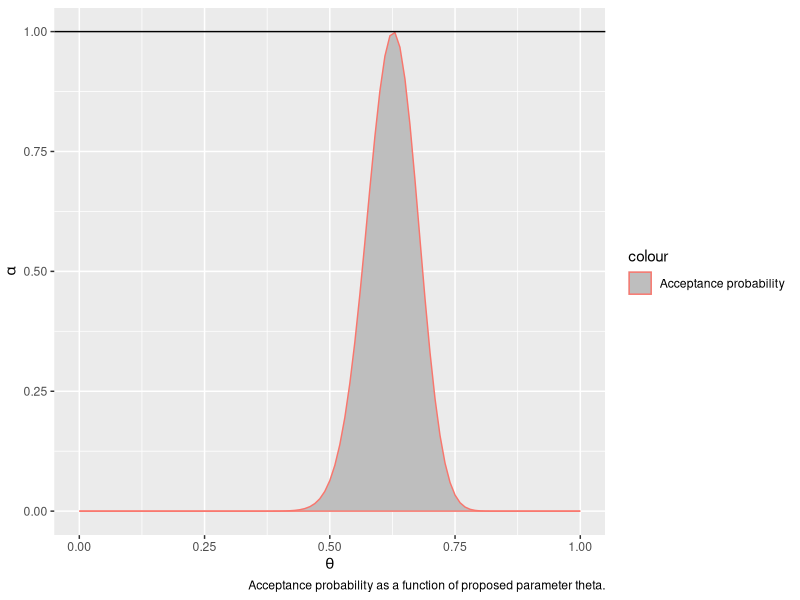
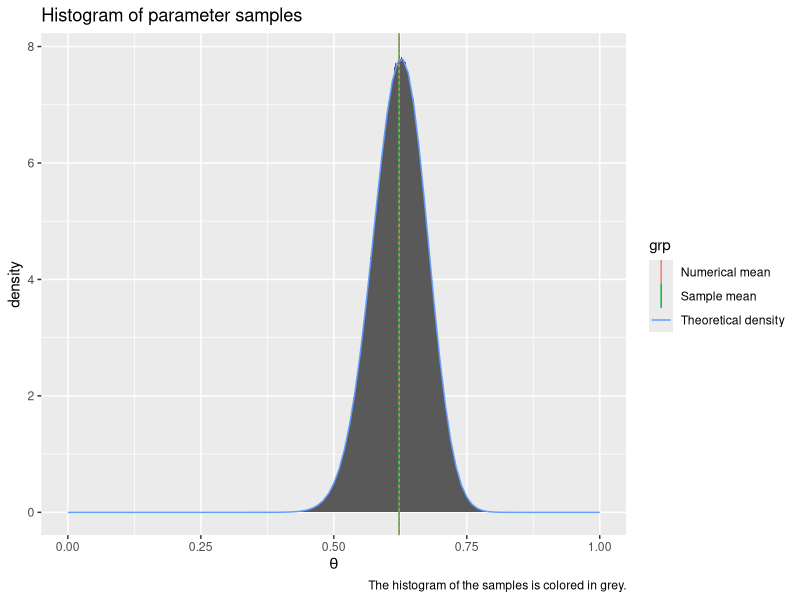
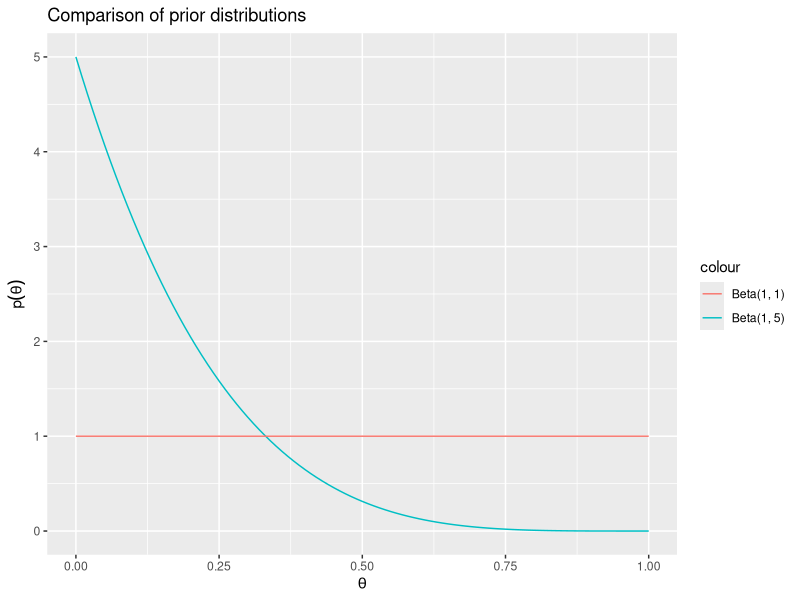
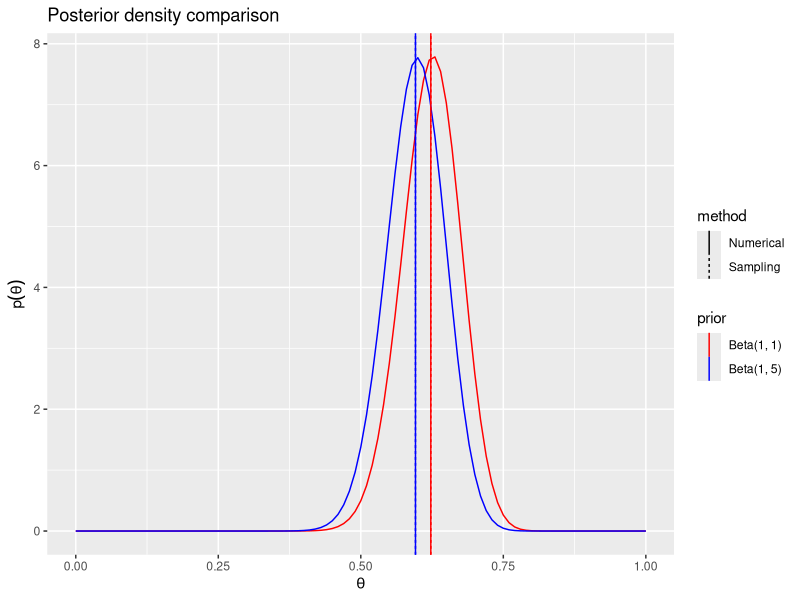
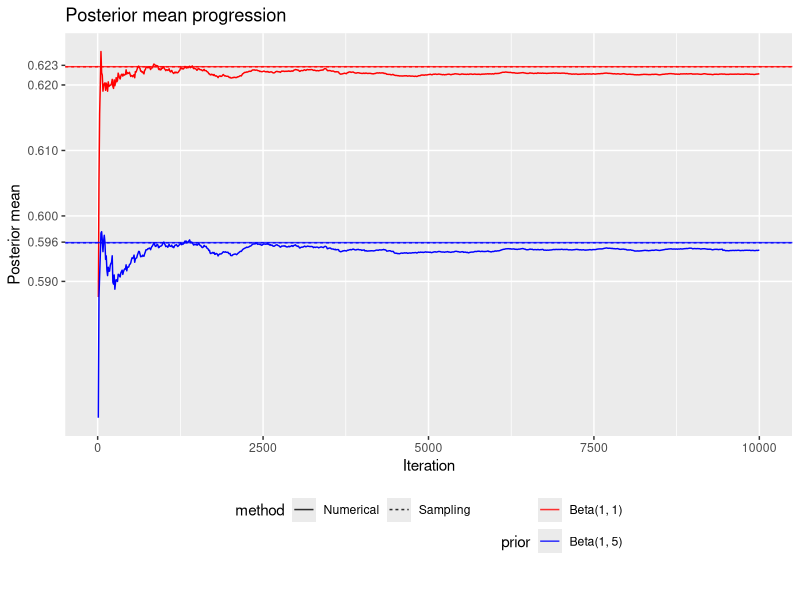

Write R code to recreate these figures, in order.
## ---- chunk 1
library(ggplot2)
library(tibble)
library(knitr)
library(kableExtra)
library(purrr)
data <- tibble(
  cellCount = c("$y_1 = 125$", "$y_2 = 18$", "$y_3 = 20$", "$y_4 = 34$"),
  probability = c("$\\frac{1}{2} + \\frac{\\theta}{4}$", "$\\frac{1 - \\theta}{4}$", "$\\frac{1 - \\theta}{4}$", "$\\frac{\\theta}{4}$")
)
data %>%
  kable(
    col.names = c("Cell count", "Probability"),
    caption = "Table 1: Genetic linkage data"
  ) %>%
  kable_styling()
## ---- chunk 2
construct_f <- function(y) {
  #' Return proportional distribution function for f which satisfies max(f) = 1

  # Proportional function of f in log-space
  unscaled_log_f <- function(theta) {
    y[1] * log(2 + theta) + (y[2] + y[3]) * log(1 - theta) + y[4] * log(theta)
  }

  # Find the maxima of this function in log-space
  log_maxima <- optimize(
    f = unscaled_log_f,
    maximum = TRUE,
    interval = c(0, 1)
  )$objective
  
  # Scale f to have max value 1
  # NB! This does not integrate to 1, so it is not a proper density function!
  # You can use make_density for that purpose.
  scaled_f <- function(theta) {
    return(exp(unscaled_log_f(theta) - log_maxima))
  }
  return(scaled_f)
}
## ---- chunk 3
make_density <- function(f, lower = 0, upper = 1) {
  #' Given f, returns a new function which integrates to 1 over the given interval
  normalizer = integrate(f, lower = lower, upper = upper)$value
  normalized_function <- function(...) {
    return(f(...) / normalizer)
  }
  return(normalized_function)
}
## ---- chunk 4
sample_theta <- function(n, y) {
  #' Generate n theta samples from f function, given 4-vector y
  #' Returns a list with thetas key to $theta,
  #' and the number of tries keyed to $tries.
  f_density <- construct_f(y = y)
  found <- vector()
  tries <- 0
  while(length(found) < n) {
    # Number of samples that remain to be found
    remaining <- n - length(found)
    tries <- tries + remaining

    # These are proposed values that might be accepted...
    x <- runif(remaining)

    # ... with acceptance probability
    alpha <- f_density(x)

    # Append the values that get accepted
    u <- runif(remaining)
    success <- u <= alpha
    found <- c(found, x[success])
  }
  return(list(theta = found, tries = tries))
}
## ---- chunk 5
y <- c(125, 18, 20, 34)
f_scaled_density <- construct_f(y = y)
df <- enframe(rnorm(1))
ggplot(data = df) + aes(x = value) +
  stat_function(
    fun = f_scaled_density,
    xlim = c(0, 1),
    mapping = aes(col = 'Acceptance probability'),
    geom = "area",
    fill = "gray"
  ) +
  geom_hline (
    yintercept = 1,
    mapping = aes(col = 'Uniform distribution')
  ) +
  scale_y_continuous(
    name = expression(alpha)
  ) +
  scale_x_continuous(
    name = expression(theta)
  ) +
  labs(
    caption = "Acceptance probability as a function of proposed parameter theta."
  )
## ---- chunk 6
M <- 10000000
theta_sampling_result <- sample_theta(n = M, y = y)
theta_samples <- enframe(theta_sampling_result$theta)
## ---- chunk 7
thetaSampleMean <- mean(theta_samples$value)
## ---- chunk 8
f_density <- make_density(f_scaled_density)
thetaExpectedMean <- integrate(
  f = function(theta) theta * f_density(theta),
  lower = 0,
  upper = 1
)$value
## ---- chunk 9
means <- tibble(
  xint = c(thetaSampleMean, thetaExpectedMean),
  grp = c("Sample mean", "Numerical mean")
)
binWidth = 0.001
theta_samples %>%
  ggplot() +
  geom_histogram(
    mapping = aes(x = value, y = ..density..),
    binwidth = binWidth,
    boundary = 0,
    size = 0
  ) +
  geom_vline(
    data = means,
    aes(
      xintercept = xint,
      col = grp,
      linetype = c("dashed", "dotted")
    )
  ) +
  stat_function(
    fun = f_density,
    xlim = c(0, 1),
    aes(col = 'Theoretical density')
  ) +
  guides(linetype = FALSE) +
  scale_x_continuous(
    name = expression(theta),
    limits = c(0, 1)
  ) +
  labs(
    title = "Histogram of parameter samples",
    caption = "The histogram of the samples is colored in grey."
  )
## ---- chunk 10
means %>%
  kable(
    col.names = c("Posterior mean", "Method"),
    caption = "Table 2: Posterior mean calculation comparison"
  ) %>%
  kable_styling()
## ---- chunk 11
average_theta_tries <- theta_sampling_result$tries / M
cNumeric = optimize(
  f = f_density,
  interval = c(0, 1),
  maximum = TRUE
)$objective
attempts <- tibble(
  method = c("Sampling", "Theoretical"),
  attempts = c(average_theta_tries, cNumeric)
)
attempts %>%
  kable(
    caption = "Table 3: Required proposals for each accepted sample",
    col.names = c("Method", "Required proposals")
  ) %>%
  kable_styling()
## ---- chunk 12
alpha <- 1
beta <- 5
tibble(x = c(0, 1)) %>%
  ggplot(aes(x)) +
  stat_function(
    fun = partial(dbeta, shape1 = alpha, shape2 = beta),
    aes(col = "Beta(1, 5)")
  ) +
  stat_function(
    fun = partial(dbeta, shape1 = 1, shape2 = 1),
    aes(col = "Beta(1, 1)")
  ) +
  scale_x_continuous(
    name = expression(theta)
  ) +
  scale_y_continuous(
    name = expression(p(theta)),
    limits = c(0, NA)
  ) +
  labs(
    title = "Comparison of prior distributions"
  )
## ---- chunk 13
posteriorMean <- function(theta_samples, beta = 5) {
  weights <- (1 - theta_samples) ** (beta - 1)
  importanceThetaMean <- sum(theta_samples * weights) / sum(weights)
  return(importanceThetaMean)
}
importanceThetaMean <- posteriorMean(theta_samples = theta_samples$value)
## ---- chunk 14
generatePosterior <- function(y, alpha = 1, beta = 5) {
  log_unscaled = function(theta) {
    y[1] * log(2 + theta) + (y[2] + y[3] + beta - 1) * log(1 - theta) + (y[4] + alpha - 1) * log(theta)
  }
  normalizingConstant <- integrate(
    f = function(theta) exp(log_unscaled(theta)),
    lower = 0,
    upper = 1
  )$value
  scaledPosterior <- function(theta) {
    return(exp(log_unscaled(theta)) / normalizingConstant)
  }
  return(scaledPosterior)
}
newPosterior <- generatePosterior(y = y, beta = 5)
newPosteriorIntegralMean <- integrate(
  f = function(theta) theta * newPosterior(theta),
  lower = 0,
  upper = 1
)$value

oldPosterior <- generatePosterior(y = y, beta = 1)
oldPosteriorIntegralMean <- integrate(
  f = function(theta) theta * oldPosterior(theta),
  lower = 0,
  upper = 1
)$value
## ---- chunk 15
meanResults <- tibble(
  posteriorMeans=c(
    mean(theta_samples$value),
    importanceThetaMean,
    oldPosteriorIntegralMean,
    newPosteriorIntegralMean
  ),
  prior = c(
    "Beta(1, 1)",
    "Beta(1, 5)",
    "Beta(1, 1)", 
    "Beta(1, 5)"
  ),
  method = c(
    "Sampling",
    "Sampling",
    "Numerical", 
    "Numerical"
  ),
  grp=c(
    "Old posterior asymptotic",
    "New posterior asymptotic",
    "Old posterior numerical integration",
    "New posterior numerical integration"
  )
)

ggplot(data = data.frame(x = c(0, 1))) +
  aes(x) +
  stat_function(
    fun = oldPosterior,
    xlim = c(0, 1),
    col = "red"
  ) +
  stat_function(
    fun = newPosterior,
    xlim = c(0, 1),
    col = "blue"
  ) +
  geom_vline(
    data = meanResults,
    mapping = aes(
      xintercept = posteriorMeans,
      col = prior,
      linetype = method
    )
  ) +
  scale_x_continuous(
    name = expression(theta)
  ) +
  scale_y_continuous(
    name = expression(p(theta))
  ) +
  scale_colour_manual(
    values = c("red", "blue")
  ) +
  labs(
    title = "Posterior density comparison"
  )
## ---- chunk 16
# Take the first 10 thousand iterations with stepsize = 10
row_seq <- seq(10, 10000, 10)

# Subset the first k samples of theta under the uniform prior
thetaSubsets <- lapply(row_seq, function(k) theta_samples$value[1:k])

# Calculate the posterior mean under the old and new prior
meanProgression <- tibble(
  iteration = row_seq,
  oldPosterior = sapply(thetaSubsets, mean),
  newPosterior = sapply(thetaSubsets, posteriorMean)
)

# Plot the posterior mean progressions
meanProgression %>%
  ggplot(aes(x = iteration, posteriorMean)) +
  geom_line(
    aes(y = oldPosterior),
    col = "red"
  ) +
  geom_line(
    aes(y = newPosterior),
    col = "blue"
  ) +
  geom_hline(
    data = meanResults,
    aes(
      yintercept = posteriorMeans,
      col = prior,
      linetype = method
    ),
    alpha = 0.8
  ) +
  theme(legend.position = "bottom") +
  guides(col=guide_legend(nrow=3, byrow = FALSE)) +
  ylab("Posterior mean") +
  xlab("Iteration") +
  scale_y_continuous(
    breaks = c(
      seq(0.59, 0.64, 0.01),
      round(oldPosteriorIntegralMean, digits = 3),
      round(newPosteriorIntegralMean, digits = 3)
    ),
    limits = c(NA, NA)
  ) +
  scale_colour_manual(
    values = c("red", "blue")
  ) +
  theme(
    panel.grid.minor.y = element_blank()
  ) + labs(
    title = "Posterior mean progression"
  )
